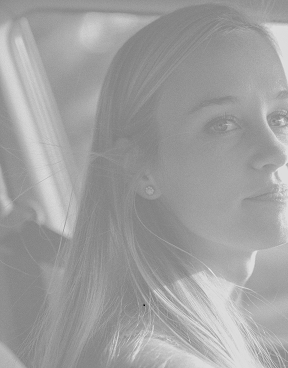
//> input picture equaliza/garota.png, 288 x 368 px
$ ./equalizer   (built with g++ and OpenCV 4)
//> lines starting //> are read from the running program, lines starting //| are printed output that depends on the picture
//> further down, img is the input picture: 368 rows x 288 cols, CV_8UC3; min 0, max 231, mean 159.3
### equaliza/equalizer.h
///////// equalização de imagem

#include <iostream>
#include <string>
#include <fstream>
#include <opencv2/opencv.hpp>

using namespace std;
using namespace cv;

#ifndef EQUALIZER_H_INCLUDED
#define EQUALIZER_H_INCLUDED


class Equalizer{

    private:
        Mat img_src;
        Mat hist;
        Mat hist_img;
        Mat freq_acum;
        Mat freq_acum_img;
        unsigned level;

        void plot_hist(const string& img_name);
        void plot_FreqAcum(const string& img_name);


    public:
        Equalizer(int l);
        void creat(Mat& img);
        Mat equalization();
        Mat get_hist() { return hist_img; }
        Mat get_freq() { return freq_acum_img; }

};

Equalizer::Equalizer(int l)
{
    this->level = l;
    this->hist = Mat::zeros(l, 1, CV_32FC1);
    this->freq_acum = Mat::zeros(l, 1, CV_32FC1);
}

void Equalizer::creat(Mat& img)
{
    this->img_src  =  img.clone();  // usado em equalization() -> CV::LUT()


    //----- intensidade dos pixels
    for(int i = 0; i < img.rows; i++)
    {
        for(int j = 0; j < img.cols; j++)
        {
            int pixel  =  img.at<uchar>(i, j);
            this->hist.at<float>(pixel, 0)++;
        }
    }


    //----- calcula frequqncia acumulada
    float soma_acumulada = 0.0;

    for(int i = 0; i < this->hist.rows; i++)
    {
        float valor  =  this->hist.at<float>(i, 0);
        soma_acumulada  +=  valor;
        this->freq_acum.at<float>(i,0)  =  soma_acumulada;
    }


    //----- normalizaa soma;
    float total_pixel = (float)(img.rows * img.cols);
//> total_pixel = 105984
    this->hist  /=  total_pixel;
    this->freq_acum  /=  total_pixel;
//> this->freq_acum = 256 values from 0 to 1


    //----- cria arquivo txt
    ofstream file_hist  =  ofstream("output\\my_hist.txt");
    ofstream file_freq  =  ofstream("output\\my_freq.txt");

    for(int i = 0; i < this->hist.rows; i++)
    {
        file_hist << this->hist.at<float>(i, 0) << endl;
        file_freq << this->freq_acum.at<float>(i, 0) << endl;
    }

    file_hist.close();
    file_freq.close();


    //----- plot hist com gnuplot
    this->plot_hist("output\\histograma.png");
    this->plot_FreqAcum("output\\freq_acumu.png");


    //----- armazenanohist_img
    this->hist_img  =  imread("output\\histograma.png");
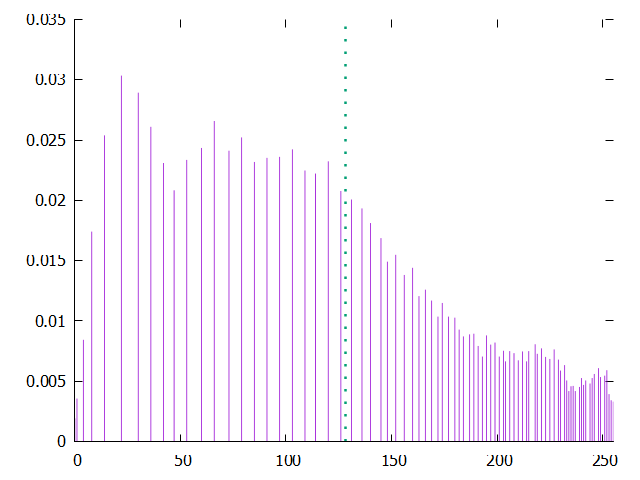
//> input picture equaliza/output/histograma.png, 640 x 480 px
//> this->hist_img is the input picture: 480 rows x 640 cols, CV_8UC3; mean B, G, R 251.6, 245.4, 249.6
    this->freq_acum_img = imread("output\\freq_acumu.png");
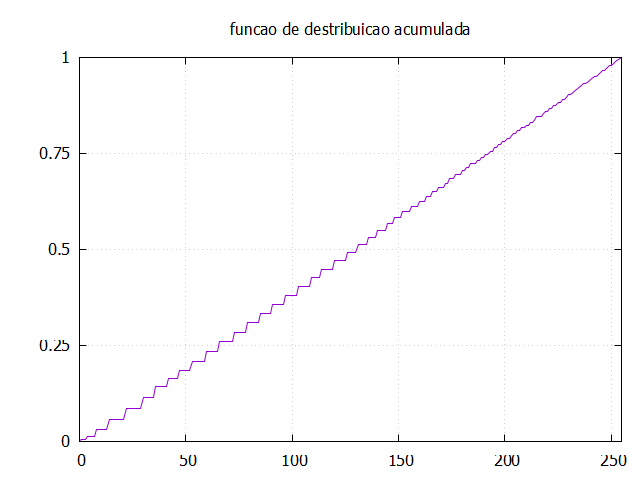
//> input picture equaliza/output/freq_acumu.png, 640 x 480 px
//> this->freq_acum_img is the input picture: 480 rows x 640 cols, CV_8UC3; mean B, G, R 251.8, 251.3, 251.7
}

void Equalizer::plot_hist(const string& img_name)
{
    FILE* pipe  =  _popen("gnuplot", "w");

    fprintf(
        pipe,
        "reset session\n"
        "set term pngcairo dashed\n"
        "set style data histograms\n"
        //"set title \'histograma\'\n"
        "set border 3\n"
        "set arrow from 128, graph 0 to 128, graph 1 nohead lw 2.5 lt 2 dt 3\n"
        "set style fill solid 1.0 noborder\n"
    );

    string output = "set out \'" + img_name + "\'\n";
    fprintf(pipe, output.c_str());
    fprintf(pipe, "set xrange[0:%d] \n", this->level-1);
    fprintf(pipe, "plot \'output\\my_hist.txt\' using 1 notitle\n");

    _pclose(pipe);
}

void Equalizer::plot_FreqAcum(const string& img_name)
{
    FILE* pipe = _popen("gnuplot", "w");

    fprintf(
        pipe,
        "reset session\n"
        "set term pngcairo dashed\n"
        "set title \'funcao de destribuicao acumulada\'\n"
        "set yrange[0:1]\n"
        "set ytics(1.0, 0.75, 0.5, 0.25, 0.0)\n"
        "set lmargin 9\n"
        "set rmargin 2\n"
        "set grid\n"
    );

    string output = "set out \'"  + img_name +"\'\n";
    fprintf(pipe, output.c_str());

    fprintf(pipe, "set xrange[0:%d]\n", this->level-1);
    fprintf(pipe, "plot \'output\\my_freq.txt\' using 1 notitle with lines\n");

    _pclose(pipe);
}

Mat Equalizer::equalization()
{
    Mat tabela  =  Mat(1, this->level, CV_32F);

    for(unsigned i = 0; i < this->level; i++)
    {
        tabela.at<float>(0, i)  =  this->freq_acum.at<float>(0, i) * (255);
        // equalização:  (faixa de intensidade) = (frequencia acumulada) * (intensidade maxima)
    }
//> after the loop, tabela = 256 values from 0 to 255

    tabela.convertTo(tabela, CV_8UC1);
    Mat result;
    cv::LUT(this->img_src, tabela, result);
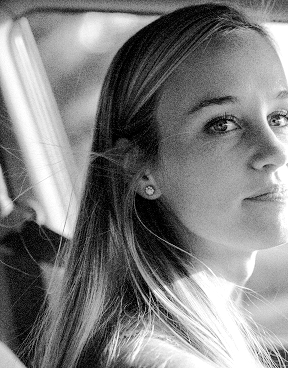
//> result: 368 rows x 288 cols, CV_8UC3; min 0, max 255, mean 126.4

 return result;
}
// [18 lines of commented-out code are left out]


#endif

### equaliza/equalizer.cpp
////////////////

#include "equalizer.h"

int main(int argc, const char** argv)
{
    Mat img  =  imread("garota.png");

    string nome[] = {
        "imagem original", "histograma", "frequencia acumulada",
        "nova imagem", "novo histograma", "nova frequencia acumulada"
    };


    Equalizer equ  =  Equalizer(256);
    equ.creat( img );
    Mat hist_img  =  equ.get_hist();
    Mat freq_acumulada  =  equ.get_freq();

    Mat equalizado  =  equ.equalization();
    equ.creat( equalizado );
    Mat new_hist  =  equ.get_hist();
    Mat new_freq  =  equ.get_freq();


    namedWindow(nome[0], WINDOW_GUI_NORMAL);
    namedWindow(nome[1], WINDOW_GUI_NORMAL);
    namedWindow(nome[2], WINDOW_GUI_NORMAL);

    namedWindow(nome[3], WINDOW_GUI_NORMAL);
    namedWindow(nome[4], WINDOW_GUI_NORMAL);
    namedWindow(nome[5], WINDOW_GUI_NORMAL);


    imshow(nome[0], img);
    imshow(nome[1], hist_img);
    imshow(nome[2], freq_acumulada);

    imshow(nome[3], equalizado);
    imshow(nome[4], new_hist);
    imshow(nome[5], new_freq);


 waitKey();
 return 0;
}
